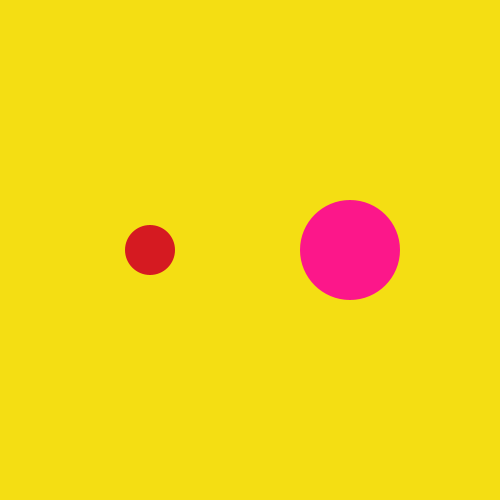
Frame 1 (no input)
Frame 60 (the mouse pressed at the canvas centre just before this capture): identical to frame 1, image omitted
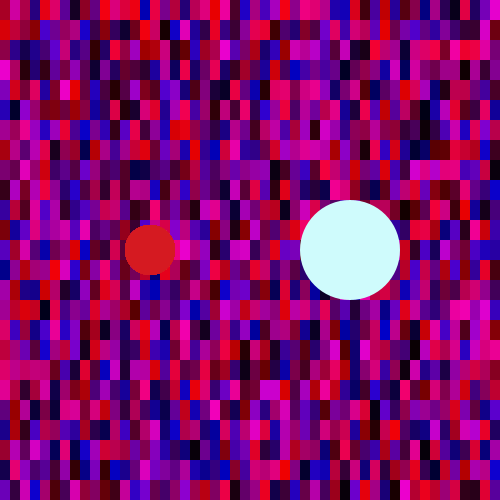
Frame 120 (the mouse held since frame 60 and released just before this capture)

The Processing sketch that drew these frames (run headless with seeded random() and noise(); from frame 60 on, the mouse is pressed at the canvas centre):

// Processing sketch: week4_scene
// ── week4_scene.pde
int x;
int y;
int a = 150;
int b = 250;
int c = 350;
int d = 250;
int e = 250;
int f=  150;
int radius=100;

void setup() {
  size( 500, 500);
  smooth();
}

void draw() {
  //background(random(250, 254), 220, 210);
  background(244, 222, 19);
  noStroke();

  if (mousePressed) {
    //add boundaries for square button 
    if ((mouseX >= a-25) && (mouseX <= a+25) &&
      (mouseY >= b-25) && (mouseY <= b+25)) {
      for (x = 0; x<width; x +=10) {
        for (y = 0; y<height; y+=20) {       
          noStroke();
          fill (random(244), random(208), 0);
          rect (x, y, 40, 20);
        }
      }
    }

    //set boundaries for circle button
  }


  //button two


  if ((mouseX >= a-25) && (mouseX <= a+25) &&
    (mouseY >= b-25) && (mouseY <= b+25)) {
    fill (125, 174, 179);
  } else {
    fill(213, 26, 33);
    ellipse(a, b, 50, 50);
  }

  if ((mouseX >= a-25) && (mouseX <= a+25) &&
    (mouseY >= b-25) && (mouseY <= b+25)) {

    fill(125, 174, 179);
    rect(a-25, b-25, 50, 50);
  }

 
  
  if (mousePressed) {
    //add boundaries for square button 
    if ((mouseX >= c-100) && (mouseX <= c+100) &&
      (mouseY >= d-100) && (mouseY <= d+100)) {
      for (x = 0; x<width; x +=10) {
        for (y = 0; y<height; y+=20) {       
          noStroke();
          fill (random(244), 0, random(208));
          rect (x, y, 40, 20); 
          fill(213, 26, 33);
          ellipse(a, b, 50, 50);
        }
      }
    }

  }




  float i = dist(mouseX, mouseY, c, d);
  if (i<=radius) {
    fill(207, 251, 252 );
  } else {
    fill(252, 23, 138);
  }
  if (keyPressed) {
    noFill();
    strokeWeight(90);
    stroke(0);
  }
  ellipse(c, d, radius, radius);
  println(i);
}
